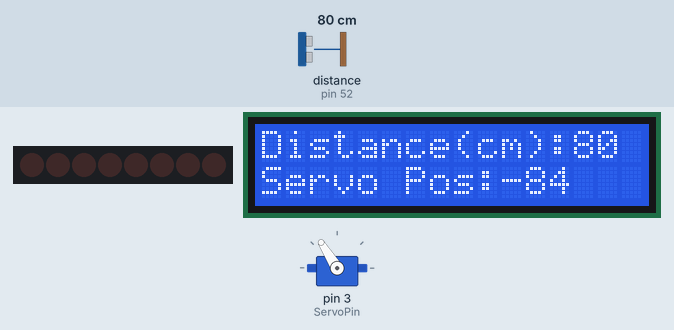
Bench run of a sketch on a simulated Arduino Mega 2560, built with avr-gcc and run on an emulated ATmega2560. Parts: 8 shift-register outputs drawn as a row of LEDs (first output left, lit = HIGH), 16×2 character LCD, servo. Wiring (inferred from the names in the program): ultrasonic range finder: trigger pin 50; echo pin 52; shift register (74HC595): data pin 4; shift clock pin 6; latch pin 5. Wiring (inferred from the signals the program sends): row of LEDs: on Q0, Q1, Q2, Q3, Q4, Q5, Q6, Q7. The inputs (shaded band) are chosen by the test bench; at power-on: distance to the obstacle (sensor on pin 52) 80 cm. The echo pulse lasts 58.3 µs per cm.

Above: at 1.2 s.
1.3 s: distance to the obstacle (sensor on pin 52) set to 23 cm
At 3.3 s:
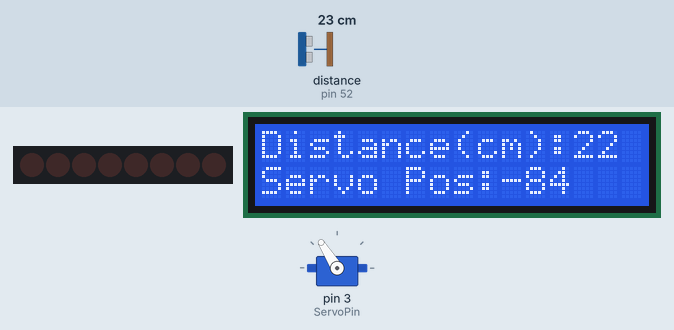
4.5 s: distance to the obstacle (sensor on pin 52) set to 20 cm
At 8.3 s:
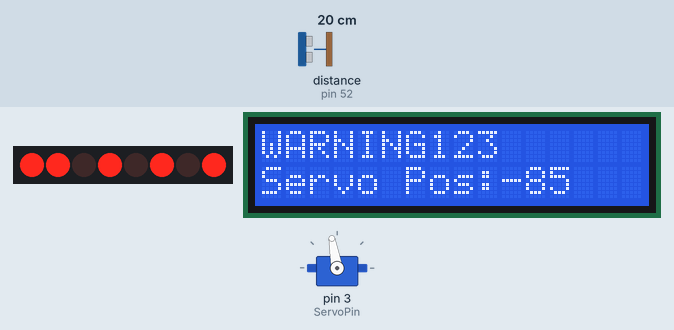
8.5 s: distance to the obstacle (sensor on pin 52) set to 9 cm
At 11.0 s:
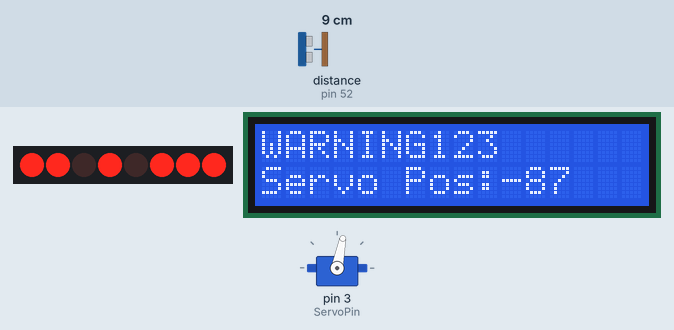
Timing chart, 0 to 22.5 s (numbered marks = the images above; inputs shaded):
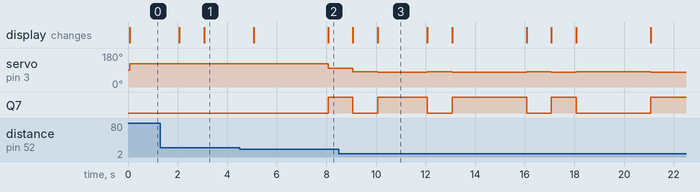

The sketch:

210SE.ino
```cpp
#include <LiquidCrystal.h>
#include <SR04.h>
#include "ServoTimer2.h"

LiquidCrystal lcd (12, 11, 10, 9, 8, 7);
ServoTimer2 Myservo;

const int ServoPin = 3;
const int latchPin = 5;
const int clockPin = 6;
const int dataPin = 4;
const int NUM_LEDS = 8;
const int PinPing = 50;
const int PinEcho = 52;
const int number = 0;

void setup() {
  pinMode (PinPing, OUTPUT);
  pinMode (PinEcho, INPUT);
  Serial.begin (9600);
  // put your setup code here, to run once:
  lcd.begin (16,2);
  pinMode (latchPin, OUTPUT);
  pinMode (dataPin, OUTPUT);
  pinMode (clockPin, OUTPUT);
  Myservo.attach (ServoPin);

  cli ();
  TCCR1A = 0;
  TCCR1B = 0;
  TCNT1 = 0;
  OCR1A = 15624; // (16*10^6) / (1/1024) -1 <65536
  TCCR1B |= (1 << WGM12);
  TCCR1B |= (1 << CS12) | (1 << CS10);
  TIMSK1 |= (1 << OCIE1A);
  sei ();
}

ISR (TIMER1_COMPA_vect)
{
  UltraSonicSensor ();
}

void EvasiveManeuver (int distance)
{
  SetServo ( distance * ((90-60) / 20) + 60);
  lcd.clear ();
  lcd.setCursor (0,0);
  lcd.print (String ("WARNING123"));
  lcd.setCursor (0,1);
  lcd.print (String ("Servo Pos:") + String (Myservo.read() * 9 / 180 - 90));
  updateShiftRegister (Myservo.read() * 9 / 180 - 90);
}

int UltraSonicSensor ()
{
  long duration, distcm;
  digitalWrite (PinPing, LOW);
  delayMicroseconds (2);
  digitalWrite (PinPing, HIGH);
  delayMicroseconds (10);
  digitalWrite (PinPing, LOW);
  distcm = pulseIn (PinEcho, HIGH) /29 /2;

  if (distcm < 20)
  EvasiveManeuver (distcm);
  else {
    SetServo (number + 90);
    updateShiftRegister (number);
    print1(distcm);
  }
}

void print1 (int distance)
{
  lcd.clear ();
  lcd.setCursor (0,0);
  lcd.print (String ("Distance(cm):") + String (distance));
  lcd.setCursor (0,1);
  lcd.print (String ("Servo Pos:") + String (Myservo.read() * 9 / 180 - 90));
}

int SetServo (int degree)
{
  int PWM = degree * 180 / 9;
  Myservo.write ( PWM );
  delay (200);
}

void updateShiftRegister (int storageByte)
{
  if (storageByte < 0) storageByte = -storageByte + 128;
  digitalWrite (latchPin, LOW);
  shiftOut (dataPin, clockPin, LSBFIRST, storageByte);
  digitalWrite (latchPin,HIGH);
}
void loop (){
  }
```

Measured:
- the behaviour switches between 21 and 20 cm on distance to the obstacle (sensor on pin 52) (found by bisection; images 1 and 2)
- after the input at 1.3 s, the display: first changes after 0.77 s (image 1 shows a later state)
- after the input at 4.5 s, servo on pin 3 (ServoPin): 122° → 100° after 3.6 s; the display: first changes after 0.57 s (image 2 shows a later state)
- after the input at 8.5 s, the display: first changes after 0.57 s (image 3 shows a later state)
